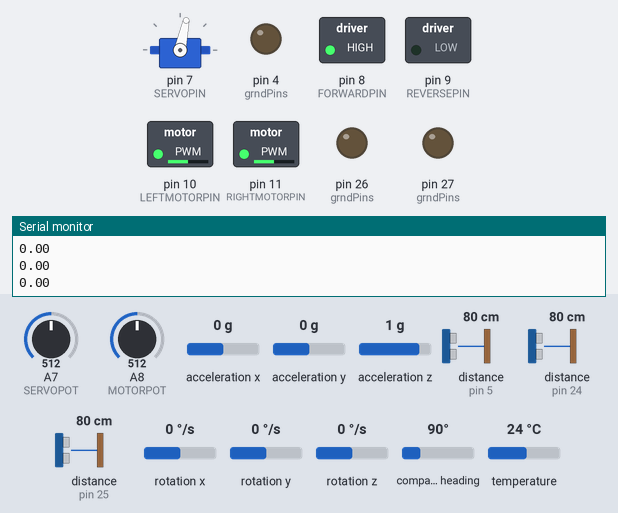
The sketch below on a simulated Arduino Mega 2560, built with avr-gcc and run on an emulated ATmega2560. On the bench: servo, switched loads named in the sketch (green lamp = pin HIGH), output pins drawn as LEDs (lit = HIGH), the last lines printed to the serial monitor. Wiring (inferred from the names in the program): 3 × ultrasonic range finder: trigger pin 6, echo pin 5 / trigger pin 22, echo pin 24 / trigger pin 23, echo pin 25. Inputs (shaded band) come from the test bench; at power-on: rotation z 0 °/s, distance to the obstacle (sensors on pin 24, pin 5, pin 25) 80 cm, A7 (SERVOPOT) = 512, A8 (MOTORPOT) = 512, acceleration x 0 g, acceleration y 0 g, acceleration z 1 g, rotation x 0 °/s, rotation y 0 °/s, compass heading 90°, temperature 24 °C. The echo pulse lasts 58.3 µs per cm; pins used as bus, display or sensor lines are not drawn.

Above: at 7.2 s.
7.3 s: rotation z set to -192 °/s
At 10.24 s:
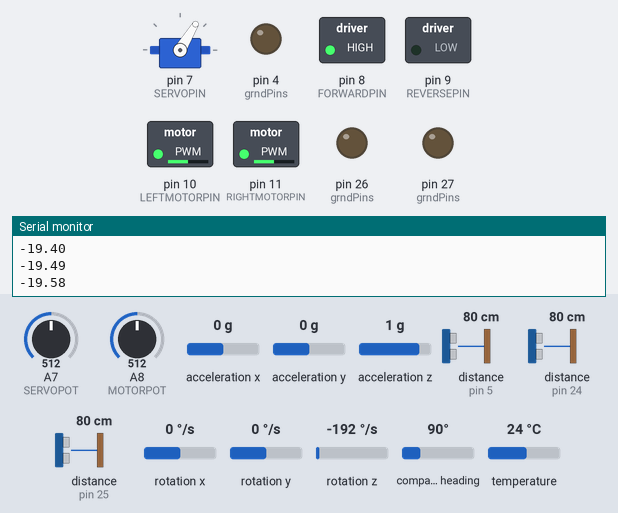
10.3 s: distance to the obstacle (sensor on pin 24) set to 53 cm
11.8 s: distance to the obstacle (sensor on pin 24) set to 47 cm
At 12.8 s:
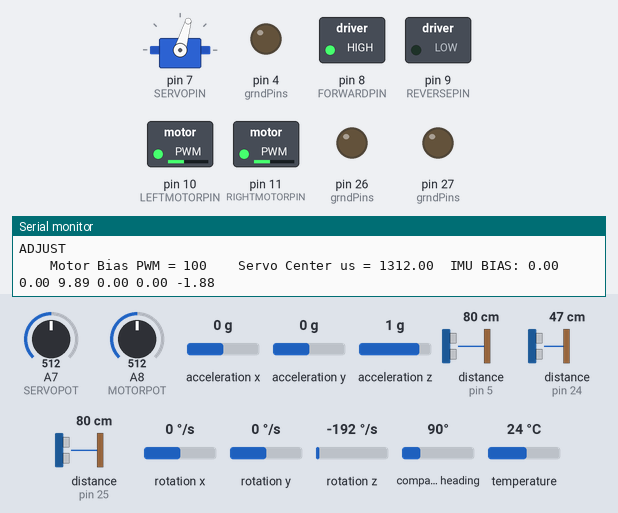
13.3 s: distance to the obstacle (sensor on pin 24) set to 60 cm
At 13.4 s:
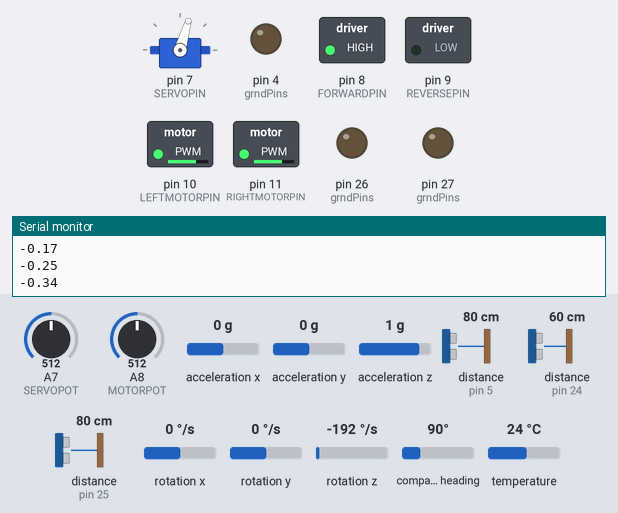
At 15.87 s:
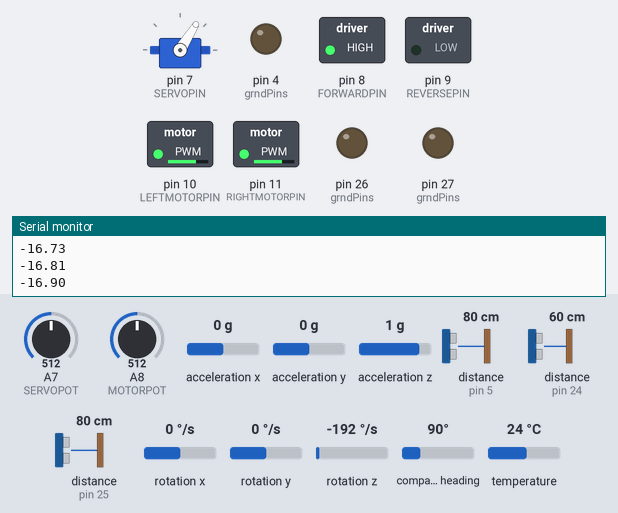
16.3 s: rotation z set to 100 °/s
19.3 s: distance to the obstacle (sensor on pin 5) set to 35 cm
Timing chart, 0 to 23.3 s (numbered marks = the images above; inputs shaded):
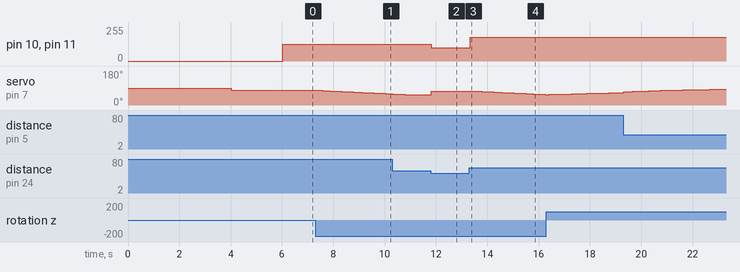

The sketch:

WallFollowHeadingTest1.ino
```cpp
// WallFollowHeadingTest1.ino
// BDK:ESE421:2019C
// Motor PWM control
// Using SN754410 Dual H-Bridge
// Servo steering
// 3 Ping Sensors
// IMU
//

#include <Servo.h>
#include <SPI.h>
#include <Adafruit_LSM9DS1.h>
#include <Adafruit_Sensor.h>

//
// all of the pins are defined here
//
#define SERVOPIN 7
#define SERVOPOT A7
#define SERVOSCALEUS 10
#define SERVOMAXUS 400
#define FORWARDPIN 8 // HIGH for FWD; LOW for REV
#define REVERSEPIN 9 // LOW for FWD; HIGH for REV
#define LEFTMOTORPIN 10 // Left Motor Speed Control
#define RIGHTMOTORPIN 11 // Right Motor Speed Control
#define MOTORPOT A8
#define SETUP 0  // do initial setup stuff
#define ADJUST 1 // adjust the settings
#define NOOP 2 // do nothing; return latest status
#define NORMAL 3 // do usual task
#define LEFT 0
#define CENTER 1
#define RIGHT 2
#define PINGDMAX 100
#define PINGDADJUST 50
#define PINGDMIN 2
#define PINGTRIGPINS {23, 22, 6} // ping sensor trigger pin (output from Arduino)
#define PINGECHOPINS {25, 24, 5} // ping sensor echo pin (input to Arduino)
#define PINGEGRNDPINS {27, 26, 4} // ping sensor ground pin (use digital pin as ground)
#define WALLDISTCMD 30.0
#define WALLDISTLOST 60.0
#define STEERMAXDEG 25.0
#define KPSI 2.0
#define KY 0.5
#define CMDPSIMAX 10.0
#define OMGPSI 0.25
//
// IMU uses SPI -- here are the pins on the Mega
// (Pins 49 & 47 are user selection)
//
#define LSM9DS1_SCK 52  //BDK-mega
#define LSM9DS1_MISO 50 //BDK-mega
#define LSM9DS1_MOSI 51 //BDK-mega
#define LSM9DS1_XGCS 49 //BDK-mega
#define LSM9DS1_MCS 47 //BDK-mega
#define AX 0
#define AY 1
#define AZ 2
#define OMEGAX 3
#define OMEGAY 4
#define OMEGAZ 5
#define AZBIAS 6

void setup() {
    Serial.begin(115200);       // for sending info to the terminal
    Serial.println("WallFollowHeadingTest1");

    getPingDistance(LEFT,SETUP);
    getPingDistance(CENTER,SETUP);
    getPingDistance(RIGHT,SETUP);

    setServoAngle(0.0,SETUP);

    setMotorCommand(0.0,SETUP);

    getIMU(OMEGAZ,SETUP);

    Serial.println("Setup Complete.");
}
//////////////////////////////////////////////////////////////////
void loop() {
//////////////////////////////////////////////////////////////////
//  put all static variables at the top
//
    static double hatPsiDEG = 0.0;
    static double microsLast = micros();

    double dTus = micros() - microsLast;
    microsLast = micros();
//////////////////////////////////////////////////////////////////
//  go into adjustment mode whenever we encounter a forward obstacle
//
    if (getPingDistance(CENTER,NORMAL) < PINGDADJUST) {
        Serial.println("ADJUST");
        setMotorCommand(0.0,ADJUST);
        setServoAngle(0.0,ADJUST);
        getIMU(OMEGAZ,ADJUST);
        Serial.println();
        delay(50);
        microsLast = micros();
        hatPsiDEG = 0.0; // reset heading when holding
        return;
    }
//////////////////////////////////////////////////////////////////
//  drive at nominal speed
//
    setMotorCommand(50.0,NORMAL);
//////////////////////////////////////////////////////////////////
//  update heading estimate with integral of yaw rate
//
    double rateYawDPS = getIMU(OMEGAZ,NORMAL);
    hatPsiDEG += -rateYawDPS * 0.000001 * dTus;
//////////////////////////////////////////////////////////////////
//  steer to fixed distance from right wall when visible
//  otherwise hold heading at zero
//
    double rightWallDistCM = getPingDistance(RIGHT,NORMAL);
    double cmdPsiDEG = 0.0;
    if (rightWallDistCM < WALLDISTLOST) {
        cmdPsiDEG = constrain(KY*(rightWallDistCM - WALLDISTCMD),-CMDPSIMAX,CMDPSIMAX);
        //
        // assume feedback is working and push estimated heading toward zero
        //
        hatPsiDEG += OMGPSI*(0.0 - hatPsiDEG) * 0.000001 * dTus;
    }
    double steeringDeg = constrain(KPSI*(cmdPsiDEG - hatPsiDEG),-STEERMAXDEG,STEERMAXDEG);
    setServoAngle(steeringDeg,NORMAL);
    Serial.println(steeringDeg);
}

////////////////////////////////////////////////////////////
// IMU Sensor -- read accel [m/s^2] and angular velocity [dps]
////////////////////////////////////////////////////////////
double getIMU(byte signalFlag, byte actionFlag) {
    static Adafruit_LSM9DS1 myIMU;
    static double dataIMU[] = {0, 0, 0,    0, 0, 0, 10.0};
    static double biasIMU[] = {0, 0, 10.0, 0, 0, 0, 0};
    if (actionFlag == NOOP) {           // do nothing--return requested value
        return dataIMU[signalFlag]-biasIMU[signalFlag];
    }
    else if (actionFlag == SETUP) {           // setup = connect pins & set ranges
        myIMU = Adafruit_LSM9DS1(LSM9DS1_XGCS, LSM9DS1_MCS);
        delay(1000);
        if (!myIMU.begin()) {
            Serial.println("IMU Setup Failure...");
            while (1);
        }
        else {
            Serial.println("IMU Setup Complete");
        }
        myIMU.setupAccel(myIMU.LSM9DS1_ACCELRANGE_2G);
        myIMU.setupMag(myIMU.LSM9DS1_MAGGAIN_4GAUSS);
        myIMU.setupGyro(myIMU.LSM9DS1_GYROSCALE_245DPS);
    }
    else if (actionFlag == ADJUST) {  // update biases
        myIMU.read();  /* ask it to read in the data */
        sensors_event_t a, m, g, temp;
        myIMU.getEvent(&a, &m, &g, &temp);
        const double bandwidthLP = 0.05;
        Serial.print("  IMU BIAS: ");
        biasIMU[AX] += bandwidthLP*(a.acceleration.x-biasIMU[AX]); Serial.print(biasIMU[AX]);
        biasIMU[AY] += bandwidthLP*(a.acceleration.y-biasIMU[AY]); Serial.print(" "); Serial.print(biasIMU[AY]);
        biasIMU[AZ] += bandwidthLP*(a.acceleration.z-biasIMU[AZ]); Serial.print(" "); Serial.print(biasIMU[AZ]);
        biasIMU[OMEGAX] += bandwidthLP*(g.gyro.x-biasIMU[OMEGAX]); Serial.print(" "); Serial.print(biasIMU[OMEGAX]);
        biasIMU[OMEGAY] += bandwidthLP*(g.gyro.y-biasIMU[OMEGAY]); Serial.print(" "); Serial.print(biasIMU[OMEGAY]);
        biasIMU[OMEGAZ] += bandwidthLP*(g.gyro.z-biasIMU[OMEGAZ]); Serial.print(" "); Serial.print(biasIMU[OMEGAZ]);
        biasIMU[AZBIAS] = 0.0;
    }
    else if (actionFlag == NORMAL) {       // normal = new reading & return chosen signal
    }
    myIMU.read();  /* ask it to read in the data */
    sensors_event_t a, m, g, temp;
    myIMU.getEvent(&a, &m, &g, &temp);
    dataIMU[AX] = a.acceleration.x;
    dataIMU[AY] = a.acceleration.y;
    dataIMU[AZ] = a.acceleration.z;
    dataIMU[OMEGAX] = g.gyro.x;
    dataIMU[OMEGAY] = g.gyro.y;
    dataIMU[OMEGAZ] = g.gyro.z;
    dataIMU[AZBIAS] = biasIMU[AZ];

    return dataIMU[signalFlag];
}

////////////////////////////////////////////////////////////
// Motor Command -- set Motor Speed (in percent)
////////////////////////////////////////////////////////////
byte setMotorCommand(double speedPct, byte actionFlag){
    static byte motorPWM = 0;
    static byte biasPWM = 0;
    pinMode(LEFTMOTORPIN,OUTPUT); analogWrite(LEFTMOTORPIN,motorPWM);
    pinMode(RIGHTMOTORPIN,OUTPUT); analogWrite(RIGHTMOTORPIN,motorPWM);

    if (actionFlag == NOOP) {           // do nothing--return most recent value
        return motorPWM;
    }
    else if (actionFlag == SETUP) { // setup = set pin modes & initial values
        Serial.println("Motor Setup");
        pinMode(FORWARDPIN,OUTPUT); digitalWrite(FORWARDPIN,1);
        pinMode(REVERSEPIN,OUTPUT); digitalWrite(REVERSEPIN,0);
        pinMode(LEFTMOTORPIN,OUTPUT);
        pinMode(RIGHTMOTORPIN,OUTPUT);
        delay(1000);
    }
    else if (actionFlag == ADJUST) { // adjust = read bias from pot;
        speedPct = 0.0;
        biasPWM = constrain(0.25*analogRead(MOTORPOT),0,100);
        Serial.print("    Motor Bias PWM = "); Serial.print(biasPWM);
    }
    else if (actionFlag == NORMAL) { // nothing special needed for normal operation
    }
    //
    // determine direction and PWM command
    //
    byte directionFlag = (speedPct >= 0);
    digitalWrite(FORWARDPIN,directionFlag);
    digitalWrite(REVERSEPIN,!directionFlag);
    speedPct = abs(speedPct);
    motorPWM = constrain(1.0*biasPWM+0.01*(255-biasPWM)*speedPct,0,255);
    analogWrite(LEFTMOTORPIN,motorPWM);
    analogWrite(RIGHTMOTORPIN,motorPWM);

    return motorPWM;
}

////////////////////////////////////////////////////////////
// Servo Actuator -- set wheel steering angle
////////////////////////////////////////////////////////////
double setServoAngle(double sDeg, byte actionFlag){
    static double t_us = 0.0;
    static double servoCenter_us = 1350.0;  // default value can be changed in SETUP
    static Servo steeringServo;

    if (actionFlag == NOOP) {           // do nothing--return most recent value
        return t_us;
    }
    else if (actionFlag == SETUP) {           // setup = attach & center the servo
        Serial.println("Servo Setup");
        steeringServo.attach(SERVOPIN);
        delay(1000);
    }
    else if (actionFlag == ADJUST) {
        servoCenter_us = 800.0 + analogRead(SERVOPOT);
        Serial.print("    Servo Center us = "); Serial.print(servoCenter_us);
    }
    else if (actionFlag == NORMAL) {       // nothing special needed for normal operation
    }
    t_us = constrain(servoCenter_us + SERVOSCALEUS * sDeg, servoCenter_us-SERVOMAXUS, servoCenter_us+SERVOMAXUS);
    steeringServo.writeMicroseconds(t_us);

    return t_us;
}

////////////////////////////////////////////////////////////
// Ping Sensor -- perform action on selected distance sensor
////////////////////////////////////////////////////////////
double getPingDistance(byte iPing, byte actionFlag) {
    static double pingDistanceCM[] = {0.0, 0.0, 0.0};

    byte trigPins[] = PINGTRIGPINS;
    byte echoPins[] = PINGECHOPINS;
    byte grndPins[] = PINGEGRNDPINS;

    if (actionFlag == NOOP) {           // do nothing--return most recent value
        return pingDistanceCM[iPing];
    }
    else if (actionFlag == SETUP) {           // setup = initial pins then read sensor
        Serial.println("Ping Setup");
        delay(1000);
        pinMode(grndPins[iPing],OUTPUT); digitalWrite(grndPins[iPing],LOW);
        pinMode(trigPins[iPing],OUTPUT);
        pinMode(echoPins[iPing],INPUT);
    }
    else if (actionFlag == NORMAL) {       // nothing special needed for normal operation
    }
    //
    digitalWrite(trigPins[iPing], LOW);
    delayMicroseconds(2);
    digitalWrite(trigPins[iPing], HIGH);
    delayMicroseconds(5);
    digitalWrite(trigPins[iPing], LOW);
    //
    // The echo pin is used to read the signal from the PING))): a HIGH
    // pulse whose duration is the time (in microseconds) from the sending
    // of the ping to the reception of its echo off of an object.
    // 10000 us timeout implies maximum distance is ~85cm
    //
    long timeout_us = 120*PINGDMAX;
    unsigned long echo_time;
    echo_time = pulseIn(echoPins[iPing], HIGH, timeout_us);
    if (echo_time == 0) {
        return 2*PINGDMAX;
    }
    else {
      pingDistanceCM[iPing] = constrain(0.017*echo_time,PINGDMIN,PINGDMAX);
    }
    //
    // return the distance in centimeters
    // distance = (10^-6) * (echo_time_us) * (speed of sound m/s) * (100 cm/m) / 2
    // divide by 2 because we measure "round trip" time for echo
    // (0.000001 * echo_time_us * 340.0 * 100.0 / 2.0)
    // = 0.017*echo_time
    //
    return pingDistanceCM[iPing];
}
```

Measured:
- the behaviour switches between 51 and 50 cm on distance to the obstacle (sensor on pin 24) (found by bisection; images 1 and 2)
- after the input at 7.3 s, servo on pin 7 (SERVOPIN): moves from 78° to 59° over 2.8 s, starting after 0.10 s
- after the input at 11.8 s, pin 10 (LEFTMOTORPIN), pin 11 (RIGHTMOTORPIN): 127/255 → 100/255 at once; servo on pin 7 (SERVOPIN): 54° → 74° at once
- after the input at 13.3 s, pin 10 (LEFTMOTORPIN), pin 11 (RIGHTMOTORPIN): 100/255 → 177/255 at once; servo on pin 7 (SERVOPIN): moves from 74° to 55° over 2.8 s, starting after 0.19 s
